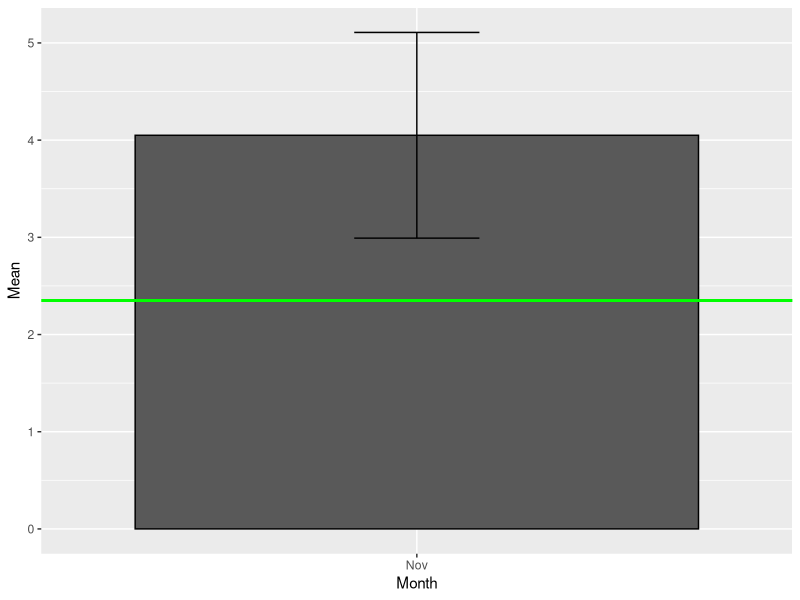
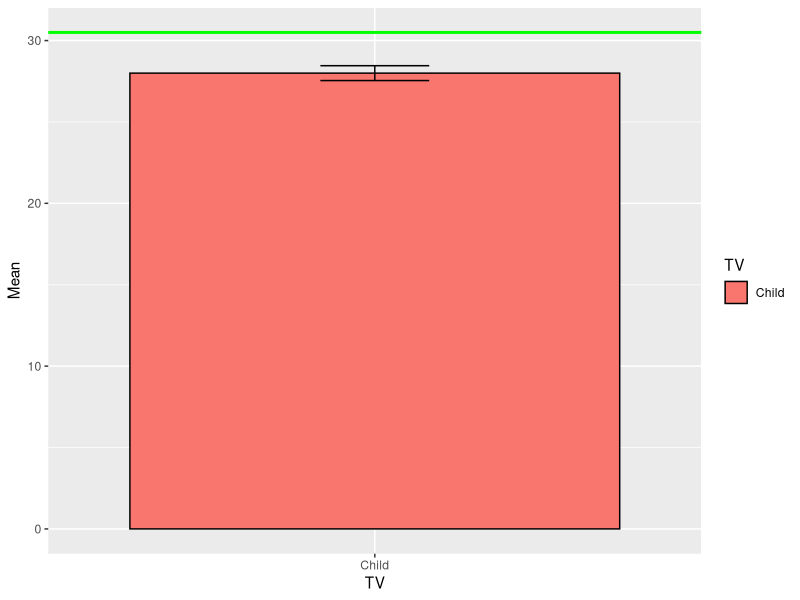
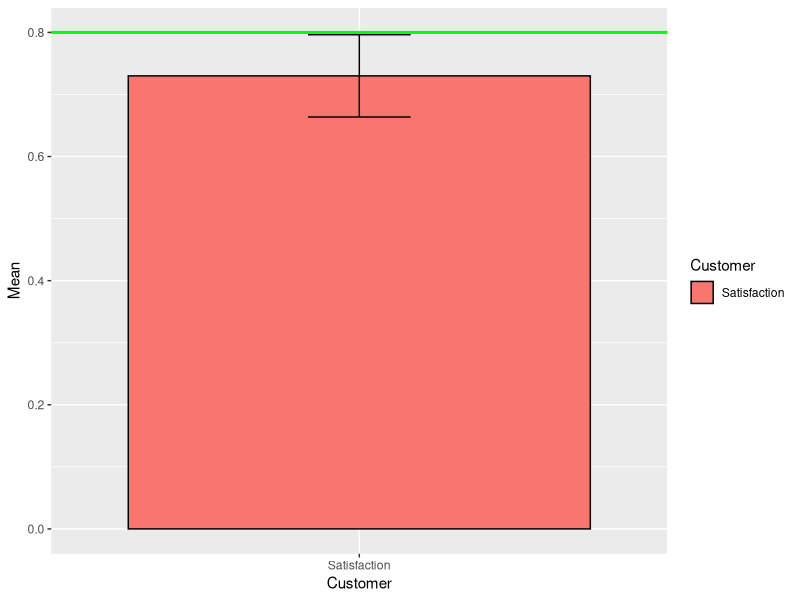
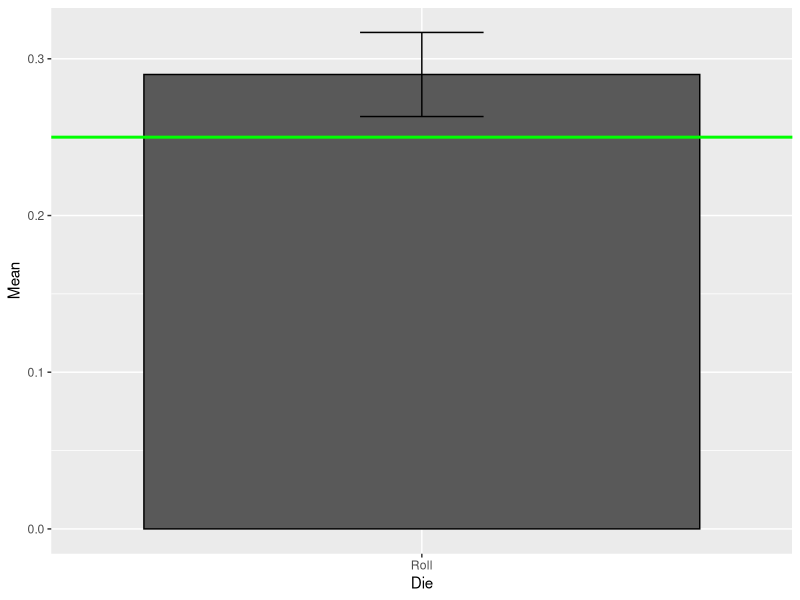

Reproduce these figures in R, in order.
## ---- chunk 1
knitr::opts_chunk$set(echo = TRUE)
library(ggplot2)

## ---- chunk 2
mu<-2.35
mean<-4.05
SD<-2.25
N<-30
z<-(mean-mu)/sqrt(SD*SD/N)
z
Z_criteria_upper<-qnorm(0.995)
Z_criteria_lower<-qnorm(0.005)
SEM<-Z_criteria_upper*sqrt(SD*SD/N)

## ---- chunk 3
df<-data.frame(Mean=c(mean),
               sd=c(SEM),
               Month=as.factor(c("Nov")))
# Default bar plot
ggplot(df, aes(x=Month, y=Mean)) +
  geom_bar(position=position_dodge(), stat="identity",
           colour='black') +
  geom_errorbar(aes(ymin=Mean-sd, ymax=Mean+sd), width=.2) +geom_hline(yintercept = mu, color = "green", size=1)

## ---- chunk 4
mu<-30.5
mean<-28
SD<-2.5
N<-115
z<-(mean-mu)/sqrt(SD*SD/N)
z

SEM<-1.96*sqrt(SD*SD/N)

#Z_criteria_upper<-qnorm(0.95)
Z_criteria_lower<-qnorm(0.05)


## ---- chunk 5
df<-data.frame(Mean=c(mean),
               sd=c(SEM),
               TV=as.factor(c("Child")))
# Default bar plot
ggplot(df, aes(x=TV, y=Mean, fill=TV)) +
  geom_bar(position=position_dodge(), stat="identity",
           colour='black') +
  geom_errorbar(aes(ymin=Mean-sd, ymax=Mean+sd), width=.2) +geom_hline(yintercept = mu, color = "green", size=1)

## ---- chunk 6
p0<-0.8
p_hat<-0.73

N<-140
z<-(p_hat-p0)/sqrt(p0*(1-p0)/N)
z

SEM<-1.96*sqrt(p0*(1-p0)/N)

Z_criteria_upper<-qnorm(0.975)
Z_criteria_lower<-qnorm(0.025)

## ---- chunk 7
df<-data.frame(Mean=c(p_hat),
               sd=c(SEM),
               Customer=as.factor(c("Satisfaction")))
# Default bar plot
ggplot(df, aes(x=Customer, y=Mean, fill=Customer)) +
  geom_bar(position=position_dodge(), stat="identity",
           colour='black') +
  geom_errorbar(aes(ymin=Mean-sd, ymax=Mean+sd), width=.2) +geom_hline(yintercept = p0, color = "green", size=1)

## ---- chunk 8
p0<-0.25
p_hat<-0.29

N<-1000
z<-(p_hat-p0)/sqrt(p0*(1-p0)/N)
z
SEM<-1.96*sqrt(p0*(1-p0)/N)
## ---- chunk 9
df<-data.frame(Mean=c(p_hat),
               sd=c(SEM),
               Die=as.factor(c("Roll")))
# Default bar plot
ggplot(df, aes(x=Die, y=Mean)) +
  geom_bar(position=position_dodge(), stat="identity",
           colour='black') +
  geom_errorbar(aes(ymin=Mean-sd, ymax=Mean+sd), width=.2) +geom_hline(yintercept = p0, color = "green", size=1)

